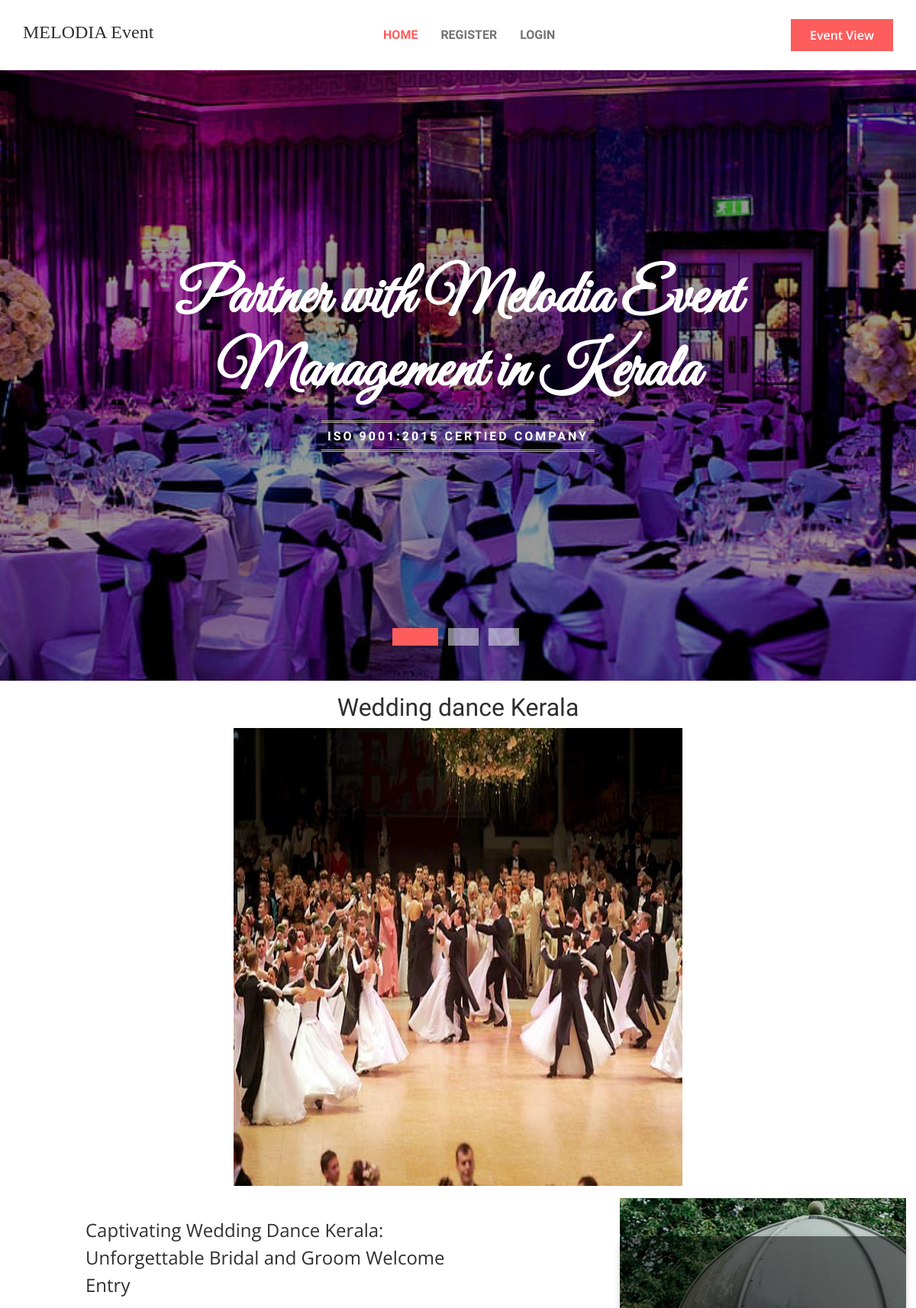
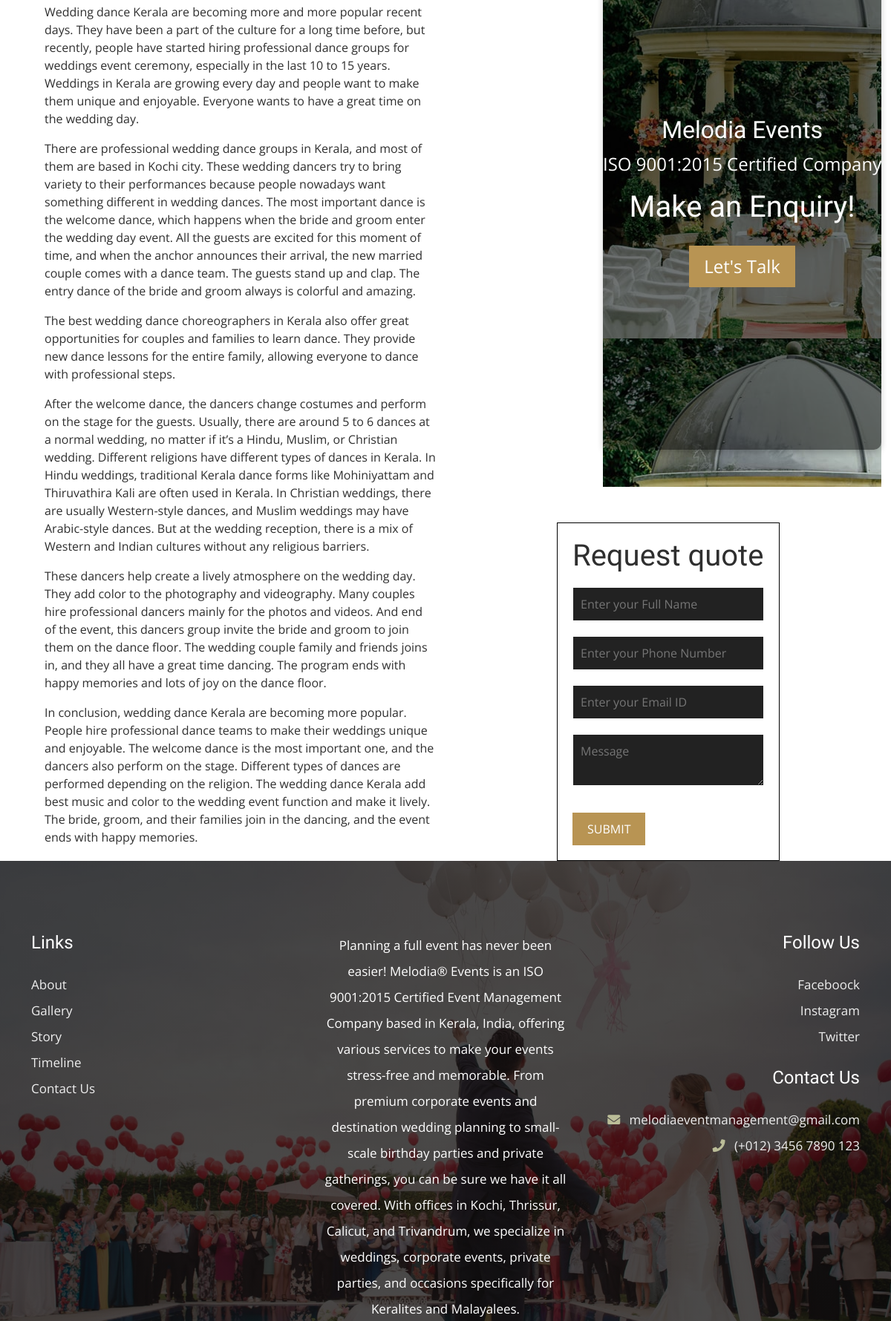
Screenshot of /servicedetail/4 (upper part) with the database file from the repository (2 pictures, top to bottom).
### event_bloom/models.py (models this page shows, shortened)
class Service(models.Model):
    image=models.ImageField(upload_to='media/image',blank=True,null=True)
    name=models.CharField(max_length=50)
    outline = models.TextField()
    desc = models.TextField()
    advance_amt=models.IntegerField(max_length=30)

### event_bloom/views.py (the view, shortened to what this page needs)
# urls.py: path('servicedetail/<int:id>',views.servicedetail,name='servicedetail'),
def servicedetail(request,id):
    v=Service.objects.get(id=id)
    return render(request,'servicedetail.html',{'v':v})

### template/servicedetail.html (shortened to what this page needs)
{% extends 'base.html' %}
{% load static %}
{% block content %}
<link rel="stylesheet" href="{% static 'css/service.css' %}">
<link rel="stylesheet" href="{% static 'css/talk.css' %}">
<div class="container-fluid">
  <div class="row mt-3 mb-3">
    <div class="col-12">
      <center>
        <h2>{{v.name}}</h2>
        <img src="{{v.image.url}}" height="600px" width="50%">
      </center>
    </div>
  </div>
  <div class="row">
    <div class="col-6">
      <br>
       <p class="text-dark fs-4" style="width:85%; margin-left:100px; text-decoration:justify;">{{v.outline}}</p>
      <div class="text-dark ms-5">
        <p class="text-dark" style="width:85%; color:black; margin-left:200px; text-decoration:justify;">{{v.desc|linebreaks}}</p>
      </div>
    </div>
    <div class="col-6">
      <div class="container2" style="background-image:url('{% static 'img/gallery-4.jpg' %}')">
        <div class="text2">
            <h2 class="clr" style="margin-top:250px;">Melodia Events</h2>
            <p class="h">ISO 9001:2015 Certified Company</p>
            <h1 class="clr h">Make an Enquiry!</h1>
            <button class="h">Let's Talk</button>
        </div>
      </div>
      <br><br>
        <div class="containerr">
          <h1>Request quote</h1>
          <form method="post">
            <input type="text" name="name" placeholder="Enter your Full Name" required><br>
            <input type="text" name="phone" placeholder="Enter your Phone Number" required><br>
            <input type="email" name="email" placeholder="Enter your Email ID" required><br>
            <textarea  name="message" placeholder="Message" required></textarea><br>
            <button type="submit">SUBMIT</button>
          </form>
        </div>
    </div>
  </div>
</div>
{% endblock %}

### static/css/service.css (style rules this page uses)
.containerr { width: 300px; padding: 20px; border: 1px solid black; margin: 0 auto; }
input[type="text"], input[type="email"], textarea { width: 100%; padding: 10px; margin: 10px 0; border: 1px solid white; background-color: #222; color: white; }
button { background-color: #b89453; color: white; padding: 10px 20px; border: none; cursor: pointer; margin-top: 20px; }

### static/css/talk.css (style rules this page uses)
.container2 { display: flex; flex-direction: column; align-items: center; justify-content: center; min-height: 100vh; background-color: #f0f0f0; width:fit-content; margin-left:200px; }
.text2 { text-align: center; font-size: 24px; color: white; background-color: rgb(0 0 0 / 50%); border-radius: 10px; box-shadow: 0 4px 8px rgba(0, 0, 0, 0.2); height:700px; }
.clr { color:white; }

### rows the page displays
Service: name "Wedding dance Kerala", image (picture), outline "Captivating Wedding Dance Kerala: Unforgettable Bridal and Groom Welcome Entry", desc "Wedding dance Kerala are becoming more and more popular recent days. They have been a part of the culture for a long time before, but recently, people have started hiring professional dance groups for weddings event ceremony, especially in the last 10 to 15 years. Weddings in Kerala are growing every day and people want to make them unique and enjoyable. Everyone wants to have a great time on the wedding day. There are professional wedding dance groups in Kerala, and most of them are based in Kochi city. These wedding dancers try to bring variety to their performances because people nowadays want something different in wedding dances. The most important dance is the welcome dance, which…"
